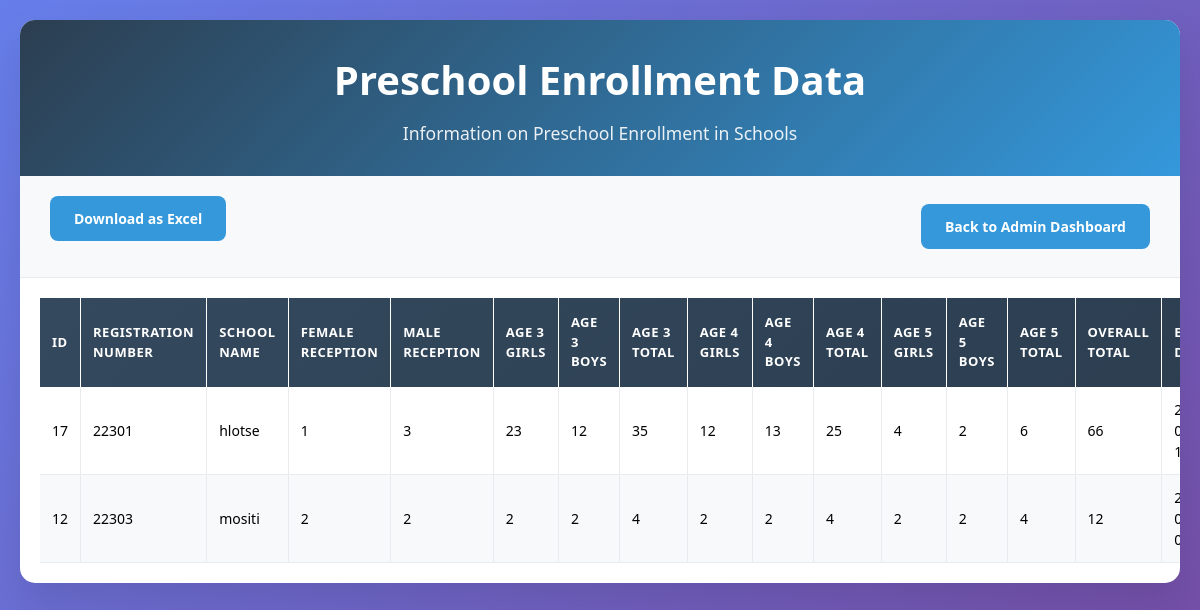
Screenshot of /view-preschool_enrollment.php (signed in) with the database file from the repository.
### tables this page shows
CREATE TABLE `preschool_enrollment` (
  `id` int(11) NOT NULL,
  `female_reception` int(11) DEFAULT 0,
  `male_reception` int(11) NOT NULL,
  `age3_girls` int(11) DEFAULT 0,
  `age3_boys` int(11) DEFAULT 0,
  `age3_total` int(11) GENERATED ALWAYS AS (`age3_girls` + `age3_boys`) STORED,
  `age4_girls` int(11) DEFAULT 0,
  `age4_boys` int(11) DEFAULT 0,
  `age4_total` int(11) GENERATED ALWAYS AS (`age4_girls` + `age4_boys`) STORED,
  `age5_girls` int(11) DEFAULT 0,
  `age5_boys` int(11) DEFAULT 0,
  `age5_total` int(11) GENERATED ALWAYS AS (`age5_girls` + `age5_boys`) STORED,
  `overall_total` int(11) GENERATED ALWAYS AS (`age3_total` + `age4_total` + `age5_total`) STORED,
  `entry_date` timestamp NOT NULL DEFAULT current_timestamp(),
  `school_id` int(11) NOT NULL
);

CREATE TABLE `schools` (
  `school_id` int(11) NOT NULL,
  `principal_name` varchar(30) NOT NULL,
  `principal_surname` varchar(30) NOT NULL,
  `gender` varchar(7) NOT NULL,
  `phone_number` int(15) NOT NULL,
  `email_address` varchar(100) NOT NULL,
  `constituency` varchar(100) DEFAULT NULL,
  `centre` varchar(100) DEFAULT NULL,
  `cluster` varchar(50) DEFAULT NULL,
  `typeofschool` varchar(50) DEFAULT NULL,
  `school_name` varchar(100) NOT NULL,
  `registration_number` varchar(50) NOT NULL,
  `male_teachers` int(11) NOT NULL,
  `female_teachers` int(11) NOT NULL,
  `total_teachers` int(11) DEFAULT 0,
  `council` varchar(50) NOT NULL,
  `village` varchar(50) NOT NULL,
  `user_id` int(11) DEFAULT NULL,
  `created_at` timestamp NOT NULL DEFAULT current_timestamp()
);

### view-preschool_enrollment.php (the view, shortened to what this page needs)
<?php
$servername = "localhost";
$username = "root";
$password = "";
$dbname = "moet1";
$conn = new mysqli($servername, $username, $password, $dbname);
$sql = "
    SELECT pe.*, s.registration_number, s.school_name
    FROM preschool_enrollment pe
    JOIN schools s ON pe.school_id = s.school_id
    WHERE pe.entry_date IN (
        SELECT MAX(entry_date)
        FROM preschool_enrollment
        GROUP BY school_id
    )
    ORDER BY s.school_name
";
$result = $conn->query($sql);
if ($result->num_rows > 0) {
    $enrollmentData = [];
    while ($row = $result->fetch_assoc()) {
        $enrollmentData[] = $row;
    }
} else {
    $enrollmentData = [];
}
?>
<!DOCTYPE html>
<html lang="en">
<head>
    <link href="https://cdn.jsdelivr.net/npm/tailwindcss@2.2.19/dist/tailwind.min.css" rel="stylesheet">
</head>
<body>
    <div class="container">
        <div class="header">
            <h1>Preschool Enrollment Data</h1>
            <p>Information on Preschool Enrollment in Schools</p>
        </div>
        <div class="controls">
            <form method="POST" class="mb-4 text-center">
                <button type="submit" name="download" class="btn btn-primary">Download as Excel</button>
            </form>
            <a href="Admin.php" class="btn btn-primary">Back to Admin Dashboard</a>
        </div>
        <div class="table-container">
            <table>
                <thead>
                    <tr>
                        <th>ID</th>
                        <th>Registration Number</th>
                        <th>School Name</th>
                        <th>Female Reception</th>
                        <th>Male Reception</th>
                        <th>Age 3 Girls</th>
                        <th>Age 3 Boys</th>
                        <th>Age 3 Total</th>
                        <th>Age 4 Girls</th>
                        <th>Age 4 Boys</th>
                        <th>Age 4 Total</th>
                        <th>Age 5 Girls</th>
                        <th>Age 5 Boys</th>
                        <th>Age 5 Total</th>
                        <th>Overall Total</th>
                        <th>Entry Date</th>
                    </tr>
                </thead>
                <tbody>
                    <?php if (!empty($enrollmentData)): ?>
                        <?php foreach ($enrollmentData as $enrollment): ?>
                            <tr>
                                <td><?php echo htmlspecialchars($enrollment['id']); ?></td>
                                <td><?php echo htmlspecialchars($enrollment['registration_number']); ?></td>
                                <td><?php echo htmlspecialchars($enrollment['school_name']); ?></td>
                                <td><?php echo htmlspecialchars($enrollment['female_reception']); ?></td>
                                <td><?php echo htmlspecialchars($enrollment['male_reception']); ?></td>
                                <td><?php echo htmlspecialchars($enrollment['age3_girls']); ?></td>
                                <td><?php echo htmlspecialchars($enrollment['age3_boys']); ?></td>
                                <td><?php echo htmlspecialchars($enrollment['age3_total']); ?></td>
                                <td><?php echo htmlspecialchars($enrollment['age4_girls']); ?></td>
                                <td><?php echo htmlspecialchars($enrollment['age4_boys']); ?></td>
                                <td><?php echo htmlspecialchars($enrollment['age4_total']); ?></td>
                                <td><?php echo htmlspecialchars($enrollment['age5_girls']); ?></td>
                                <td><?php echo htmlspecialchars($enrollment['age5_boys']); ?></td>
                                <td><?php echo htmlspecialchars($enrollment['age5_total']); ?></td>
                                <td><?php echo htmlspecialchars($enrollment['overall_total']); ?></td>
                                <td><?php echo htmlspecialchars($enrollment['entry_date']); ?></td>
                            </tr>
                        <?php endforeach; ?>
                    <?php else: ?>
                        <tr>
                            <td colspan="16" class="no-data">No data available</td>
                        </tr>
                    <?php endif; ?>
                </tbody>
            </table>
        </div>
    </div>
</body>
</html>

### view-preschool_enrollment.php (style rules this page uses)
* { margin: 0; padding: 0; box-sizing: border-box; }
body { font-family: 'Segoe UI', Tahoma, Geneva, Verdana, sans-serif; background: linear-gradient(135deg, #667eea 0%, #764ba2 100%); min-height: 100vh; padding: 20px; }
.container { max-width: 1400px; margin: 0 auto; background: white; border-radius: 15px; box-shadow: 0 20px 40px rgba(0, 0, 0, 0.1); overflow: hidden; }
.header { background: linear-gradient(135deg, #2c3e50 0%, #3498db 100%); color: white; padding: 30px; text-align: center; }
.header h1 { font-size: 2.5rem; margin-bottom: 10px; font-weight: 700; }
.header p { font-size: 1.1rem; opacity: 0.9; }
.controls { padding: 20px 30px; background: #f8f9fa; border-bottom: 1px solid #e9ecef; display: flex; justify-content: space-between; align-items: center; flex-wrap: wrap; gap: 15px; }
.btn { padding: 12px 24px; border: none; border-radius: 8px; font-size: 14px; font-weight: 600; cursor: pointer; transition: all 0.3s ease; text-decoration: none; display: inline-flex; align-items: center; gap: 8px; }
.btn-primary { background: #3498db; color: white; }
.table-container { overflow-x: auto; max-height: 70vh; padding: 20px; }
table { width: 100%; border-collapse: collapse; font-size: 14px; }
thead { background: linear-gradient(135deg, #34495e 0%, #2c3e50 100%); color: white; position: sticky; top: 0; z-index: 10; }
th { padding: 15px 12px; text-align: left; font-weight: 600; font-size: 13px; text-transform: uppercase; letter-spacing: 0.5px; border-right: 1px solid rgba(255, 255, 255, 0.1); }
tbody tr { transition: all 0.3s ease; }
tbody tr:nth-child(even) { background: #f8f9fa; }
td { padding: 12px; border-bottom: 1px solid #e9ecef; border-right: 1px solid #e9ecef; vertical-align: middle; }

### rows the page displays
preschool_enrollment: id "17", school.registration_number "22301", school.school_name "hlotse", female_reception "1", male_reception "3", age3_girls "23", age3_boys "12", age3_total "35", age4_girls "12", age4_boys "13", age4_total "25", age5_girls "4", age5_boys "2", age5_total "6", overall_total "66"
preschool_enrollment: id "12", school.registration_number "22303", school.school_name "mositi", female_reception "2", male_reception "2", age3_girls "2", age3_boys "2", age3_total "4", age4_girls "2", age4_boys "2", age4_total "4", age5_girls "2", age5_boys "2", age5_total "4", overall_total "12"
